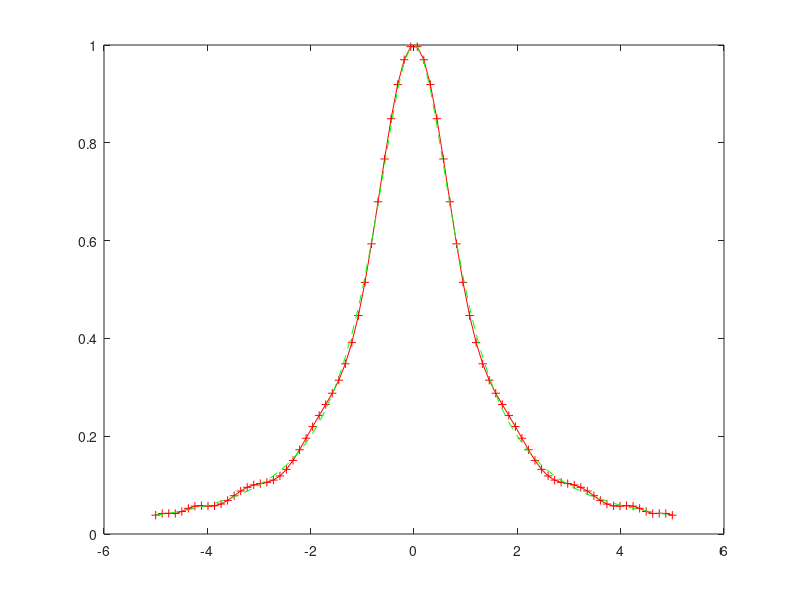

The MATLAB source for this figure:
function y = ex32
    
    n=21;
%     x=linspace(-5,5,n)';
    x=5*cos(pi/(n-1)*(0:n-1)');
    h=(5-(-5))/(n-1);
    y=1./(1+x.^2);
    
    for j=2:n
        y(1:n+1-j,j)=diff(y(1:n+2-j,j-1))./(x(j:n)-x(1:n+1-j));
    end
    
    y=y(1,:);
    pz=[ ];
    v=linspace(-5,5,80);
    for t=v
        z=y(n);
        for j=n-1:-1:1
            z=z*(t-x(j))+y(j);
        end
        pz=[pz z];
    end
    
    plot(v,pz,'r+-',v,1./(1+v.^2),'g--');

end


